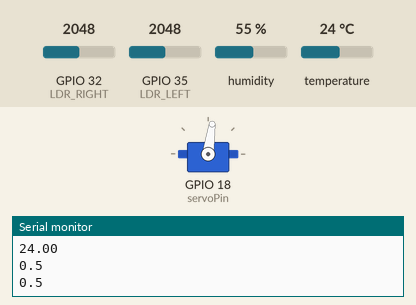
Recording of a sketch running on a simulated ESP32. Parts: servo, the last lines printed to the serial monitor. Inputs (shaded band) come from the test bench; at power-on: GPIO 32 (LDR_RIGHT) = 2048, GPIO 35 (LDR_LEFT) = 2048, humidity 55 %, temperature 24 °C. WiFi joins after 1.5 s; servers stay silent unless stated; no MQTT or app messages arrive unless stated.

Above: at 2.7 s.
2.8 s: GPIO 32 (LDR_RIGHT) set to 1228
At 3.14 s:
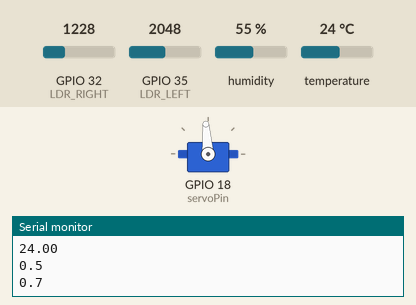
5.8 s: GPIO 35 (LDR_LEFT) set to 140
8.8 s: GPIO 32 (LDR_RIGHT) set to 140
At 9.6 s:
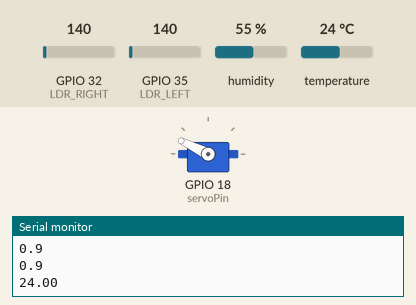
10.7 s: GPIO 35 (LDR_LEFT) set to 2866
At 13.67 s:
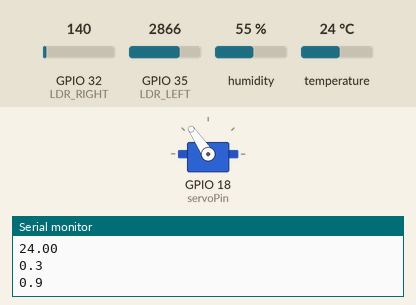
13.7 s: GPIO 32 (LDR_RIGHT) set to 2866
16.0 s: GPIO 32 (LDR_RIGHT) set to 122
At 16.54 s:
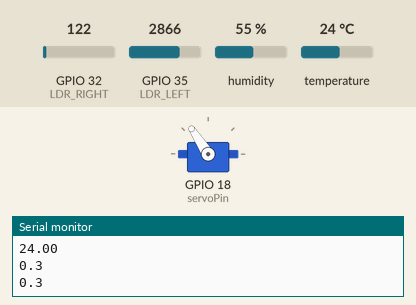
Timing chart, 0 to 20.0 s (numbered marks = the images above; inputs shaded):
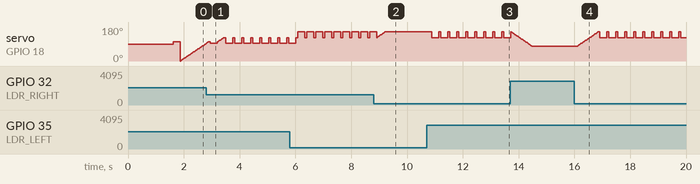

Measured:
- after the input at 10.7 s, servo on GPIO 18 (servoPin): alternates 154° for 0.07 s and 124° for 0.25 s, starting after 0.19 s
- by itself, servo on GPIO 18 (servoPin): alternates 154° for 0.25 s and 124° for 0.07 s

The sketch:

esp32-arduino.ino
```cpp
#include <WiFi.h>
#include <PubSubClient.h>
#include "DHTesp.h"
#include <ESP32Servo.h>


#define dhtPin 15
#define LDR_LEFT 35
#define LDR_RIGHT 32

char tempArr[6];
char ldrLArr[4]; //LDR left side data array
char ldrRArr[4]; //LDR right side data array


const int servoPin = 18;
double gamma_val = 0.75;
Servo servo530L;

int servo_position =0;
int pos = 0;
double T_offset = 30;
float minimun_Arr = 0;
int D = 0;
int I = 0;

DHTesp dhtSensor;
WiFiClient espClient;
PubSubClient mqttClient(espClient);


void setup() {
  pinMode(LDR_LEFT, INPUT);
  pinMode(LDR_RIGHT, INPUT);

  Serial.begin(115200);
  setupWifi();
  setupMqtt();
  dhtSensor.setup(dhtPin,DHTesp::DHT22);
   servo530L.attach(servoPin, 500, 2400);
}

void loop() {
  if(!mqttClient.connected()){
    connectToBroker();
  }
  mqttClient.loop();
  updatetemp();
  Serial.println(tempArr);
  mqttClient.publish("DHT_TEMP",tempArr);
  delay(50);

  updateLight();
  Serial.println(ldrLArr);
  mqttClient.publish("LDR_L_VAL", ldrLArr);
  delay(100);

  Serial.println(ldrRArr);
  mqttClient.publish("LDR_R_VAL", ldrRArr);
  delay(150);

  motorAngle();

  if(minimun_Arr>servo_position){
    for (pos = servo_position; pos <= minimun_Arr; pos += 1) {
    servo530L.write(pos);
    delay(10);}
    servo_position= minimun_Arr;
  }

  else if(minimun_Arr<servo_position){
  for (pos = servo_position; pos >= minimun_Arr; pos -= 1) {
    servo530L.write(pos);
    delay(10);}
    servo_position= minimun_Arr;
  }
}

void updatetemp(){
  TempAndHumidity data = dhtSensor.getTempAndHumidity();
  String(data.temperature,2).toCharArray(tempArr,6);
}

void updateLight() {

  float left_servor = analogRead(LDR_LEFT) * 1.00;
  float right_servor = analogRead(LDR_RIGHT) * 1.00;

  float left_servor_cha = (float)(left_servor - 4063.00) / (32.00 - 4063.00);
  float right_servor_cha = (float)(right_servor - 4063.00) / (32.00 - 4063.00);

  updateAngle(left_servor_cha, right_servor_cha);

  String(left_servor_cha).toCharArray(ldrLArr, 4);
  String(right_servor_cha).toCharArray(ldrRArr, 4);
}

void updateAngle(float left_servor, float right_servor) {
  float max_I = left_servor;
  float D = 1.5;

  if (right_servor > max_I) {
    max_I = right_servor;
    D = 0.5;
  }

  int theta = T_offset * D + (180 - T_offset) * max_I * gamma_val;
  theta = min(theta, 180);

  servo530L.write(theta);
}

void motorAngle(){
  int sensorL =analogRead(LDR_LEFT);
  int sensorR =analogRead(LDR_RIGHT);
  String(sensorL).toCharArray(ldrLArr,6);
  String(sensorR).toCharArray(ldrRArr,6);

  double D = (sensorR>sensorL) ? 0.5 : 1.5;
  double min_VAL = min(sensorR,sensorL);
  double I = 1-(min_VAL-32)/4031;
  minimun_Arr = min(180.0,((T_offset*D)+(180-T_offset)*I*gamma_val));
}

void recieveCallback(char* topic, byte* payload, unsigned int length){
  Serial.print("Message arrived [");
  Serial.print(topic);
  Serial.print("] ");

  char payloadCharAr[length];
  for(int i=0;i < length; i++){
    Serial.print((char)payload[i]);
    payloadCharAr[i] = (char)payload[i];
  }
  Serial.println();
     if(strcmp(topic,"SERVO_ANGLE") == 0){
        T_offset = atof(payloadCharAr);
    }
      else if(strcmp(topic,"SERVO_CONTROL") == 0){
        gamma_val = atof(payloadCharAr);}}


void setupWifi(){
  WiFi.begin("Wokwi-GUEST", "");
  while(WiFi.status() != WL_CONNECTED){
    delay(500);
    Serial.print(".");
  }

  Serial.println("");
  Serial.println("wiFi Connected");
  Serial.println("IP address :");
  Serial.println(WiFi.localIP());
}

void setupMqtt(){
  mqttClient.setServer("test.mosquitto.org",1883);
}

void connectToBroker(){
  while(!mqttClient.connected()){
    Serial.print("Attempting the mqtt connection ");
    if(mqttClient.connect("ESP32-1297534332")){
      Serial.println("Connected");
      //subscribe
      mqttClient.subscribe("SERVO_ANGLE");
      mqttClient.subscribe("SERVO_CONTROL");
    }else{
      Serial.print("Failed");
      Serial.print(mqttClient.state());
      delay(5000);
    }
  }
}
```
